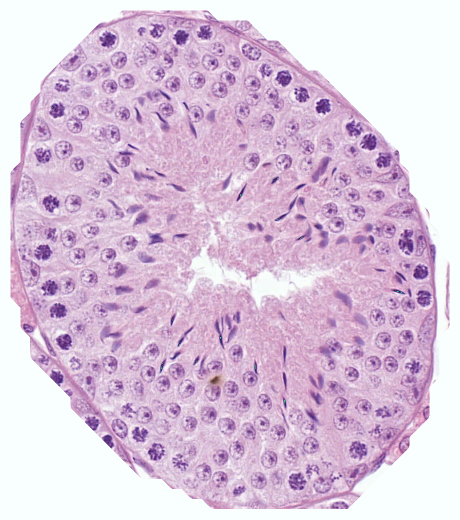
#> input picture Image-derived features/images/1M04_006_I-II_1.tif, 920 x 1039 px, found by its file name (shown at 1/2 size); its folder holds only this picture in this run
$ python eval.py
#> lines starting #> are read from the running program, lines starting #| are printed output that depends on the picture
#!/usr/bin/python

'''
Martin Kersner, m.kersner@gmail.com
2015/11/30

Evaluation metrics for image segmentation inspired by
paper Fully Convolutional Networks for Semantic Segmentation.
'''
import matplotlib.pyplot as plt
import os.path
import json
import scipy
import argparse
import math
import pylab
import scipy.io as sio
from sklearn.preprocessing import normalize
from PIL import Image
import numpy as np


def eachFile(filepath1, filepath2, filepath3):
    # pathDir1 =  os.listdir(filepath1)
    # for allDir1 in pathDir1:
#> called with filepath1 = 'D:/CSNet/assets/EPST20/pred/images/', filepath2 = 'D:/CSNet/dataset/DRIVE2/val/masks/', filepath3 = 'D:/CSNet/assets/EPST20/pred/'
    pathDir2 = os.listdir(filepath1)
    # print(pathDir2)
    for allDir2 in pathDir2:
        # [21 lines of commented-out code are left out]
        allDir1 = allDir2[:-4]
        # print(allDir1)
        eval_name = os.path.join(filepath1, allDir2)
        gt_name = os.path.join(filepath2, allDir2[:-4] + '.tif')
        evalpic = Image.open(eval_name)
#> evalpic is the input picture: PIL image 920x1039 RGB; mean R, G, B 218.6, 196.5, 220.1
        savename = os.path.join(filepath3, allDir1 + '.mat')
        ################
        gt = Image.open(gt_name)
        a = np.array(gt)
        im3 = np.resize(a, (512, 512))
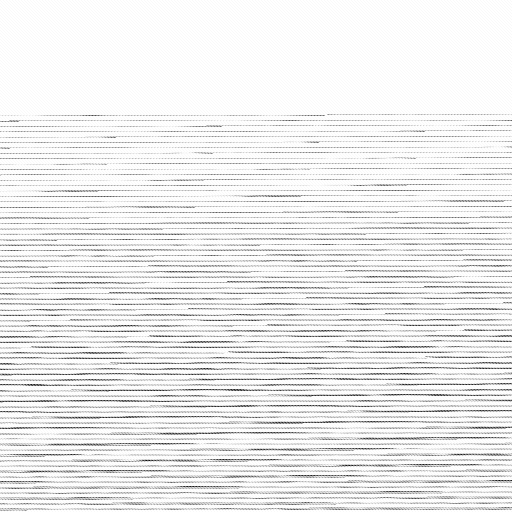
#> im3: shape (512, 512); min 12, max 255, mean 236.3
        im1 = np.array(evalpic)
        c1 = pixel_accuracy(im1, im3)
        # print c1
        c2 = mean_accuracy(im1, im3)
        # print c2
        c3 = mean_IU(im1, im3)
        # print c3
        c4 = frequency_weighted_IU(im1, im3)
        # print c4
        t = []

        t.append(c1)
        t.append(c2)
        t.append(c3)
        t.append(c4)
        print(t)
        tt = {}
        tt['acc'] = t
        sio.savemat(savename, tt)
        # return (child1,child2)


def pixel_accuracy(eval_segm, gt_segm):
    '''
    sum_i(n_ii) / sum_i(t_i)
    '''

    check_size(eval_segm, gt_segm)

    cl, n_cl = extract_classes(gt_segm)
    eval_mask, gt_mask = extract_both_masks(eval_segm, gt_segm, cl, n_cl)

    sum_n_ii = 0
    sum_t_i = 0

    for i, c in enumerate(cl):
        curr_eval_mask = eval_mask[i, :, :]
        curr_gt_mask = gt_mask[i, :, :]

        sum_n_ii += np.sum(np.logical_and(curr_eval_mask, curr_gt_mask))
        sum_t_i += np.sum(curr_gt_mask)

    if (sum_t_i == 0):
        pixel_accuracy_ = 0
    else:
        pixel_accuracy_ = sum_n_ii / sum_t_i

    return pixel_accuracy_


# [85 lines left out: functions mean_accuracy, mean_IU, frequency_weighted_IU, not called in this run]


'''
Auxiliary functions used during evaluation.
'''


def get_pixel_area(segm):
    return segm.shape[0] * segm.shape[1]


# [32 lines left out: functions extract_both_masks, extract_classes, union_classes, extract_masks, not called in this run]


def segm_size(segm):
    try:
        height = segm.shape[0]
#> height = 1039
        width = segm.shape[1]
#> width = 920
    except IndexError:
        raise

    return height, width


def check_size(eval_segm, gt_segm):
    h_e, w_e = segm_size(eval_segm)
#> h_e = 1039; w_e = 920
    h_g, w_g = segm_size(gt_segm)
#> h_g = 512; w_g = 512

    if (h_e != h_g) or (w_e != w_g):
#> (the run stopped early here; a loop or call above may not have finished)
